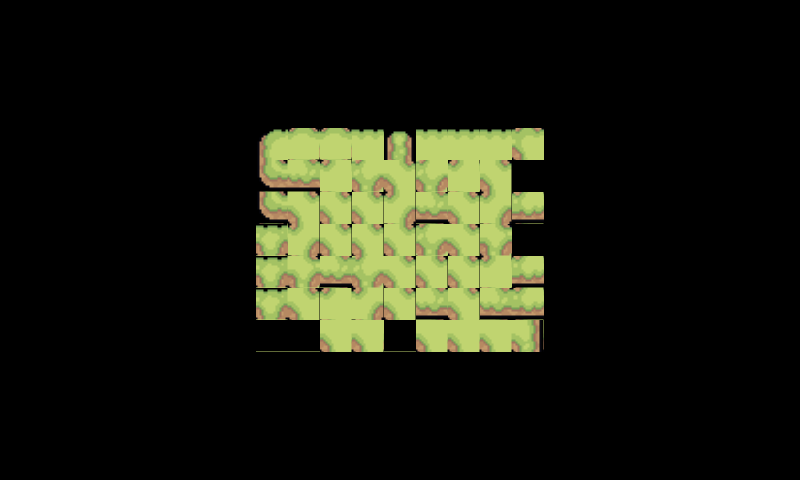

The image is a tile-based game level rendered from a .tmx file. Its description and complete source (layers, tilesets, objects, tile grids) follow:
An orthogonal 25x15 tile map with 32x32 px tiles, 3 tile layers (Layer, objects, spawner) and 5 objects.

<map version="1.10" tiledversion="1.10.2" orientation="orthogonal" renderorder="right-down" width="25" height="15" tilewidth="32" tileheight="32" infinite="0" nextlayerid="7" nextobjectid="95">
 <tileset firstgid="1" source="maptiles.tsx" />
 <objectgroup id="3" name="colliders">
  <object id="65" x="768" y="0">
   <polygon points="0,0 0,480 32,480 32,0" />
  </object>
  <object id="66" x="32" y="0">
   <polygon points="0,0 0,32 736,32 736,0" />
  </object>
  <object id="67" x="32" y="0">
   <polygon points="0,0 -32,0 -32,480 0,480" />
  </object>
  <object id="68" x="32" y="448" visible="0">
   <polygon points="0,0 0,32 736,32 736,0" />
  </object>
  <object id="69" x="32" y="448">
   <polygon points="0,0 0,32 736,32 736,0" />
  </object>
 </objectgroup>
 <layer id="4" name="Layer" width="25" height="15">
  <data encoding="csv">
0,0,0,0,0,0,0,0,0,0,0,0,0,0,0,0,0,0,0,0,0,0,0,0,0,
0,0,0,0,0,0,0,0,0,0,0,0,0,0,0,0,0,0,0,0,0,0,0,0,0,
0,0,0,0,0,0,0,0,0,0,0,0,0,0,0,0,0,0,0,0,0,0,0,0,0,
0,0,0,0,0,0,0,0,0,0,0,0,0,0,0,0,0,0,0,0,0,0,0,0,0,
0,0,0,0,0,0,0,0,1,31,31,2,4,2,2,2,32,0,0,0,0,0,0,0,0,
0,0,0,0,0,0,0,0,38,39,29,10,10,10,29,10,11,0,0,0,0,0,0,0,0,
0,0,0,0,0,0,0,0,38,10,10,10,21,39,10,21,40,0,0,0,0,0,0,0,0,
0,0,0,0,0,0,0,0,9,21,10,10,10,29,10,10,11,0,0,0,0,0,0,0,0,
0,0,0,0,0,0,0,0,9,10,39,10,10,10,10,29,40,0,0,0,0,0,0,0,0,
0,0,0,0,0,0,0,0,9,10,29,21,10,39,10,39,40,0,0,0,0,0,0,0,0,
0,0,0,0,0,0,0,0,46,47,18,18,47,18,18,18,19,0,0,0,0,0,0,0,0,
0,0,0,0,0,0,0,0,0,0,0,0,0,0,0,0,0,0,0,0,0,0,0,0,0,
0,0,0,0,0,0,0,0,0,0,0,0,0,0,0,0,0,0,0,0,0,0,0,0,0,
0,0,0,0,0,0,0,0,0,0,0,0,0,0,0,0,0,0,0,0,0,0,0,0,0,
0,0,0,0,0,0,0,0,0,0,0,0,0,0,0,0,0,0,0,0,0,0,0,0,0
</data>
 </layer>
 <layer id="1" name="objects" width="25" height="15">
  <data encoding="csv">
0,0,0,0,0,0,0,0,0,0,0,0,0,0,0,0,0,0,0,0,0,0,0,0,0,
0,0,0,0,0,0,0,0,0,0,0,0,0,0,0,0,0,0,0,0,0,0,0,0,0,
0,0,0,0,0,0,0,0,0,0,0,0,0,0,0,0,0,0,0,0,0,0,0,0,0,
0,0,0,0,0,0,0,0,0,0,0,0,0,0,0,0,0,0,0,0,0,0,0,0,0,
0,0,0,0,0,0,0,0,0,0,0,0,0,0,0,0,0,0,0,0,0,0,0,0,0,
0,0,0,0,0,0,0,0,0,0,0,43,0,43,0,0,0,0,0,0,0,0,0,0,0,
0,0,0,0,0,0,0,0,0,0,0,0,0,0,0,0,0,0,0,0,0,0,0,0,0,
0,0,0,0,0,0,0,0,0,0,0,0,0,43,0,0,0,0,0,0,0,0,0,0,0,
0,0,0,0,0,0,0,0,0,0,0,43,0,0,0,0,0,0,0,0,0,0,0,0,0,
0,0,0,0,0,0,0,0,0,0,0,0,0,0,0,0,0,0,0,0,0,0,0,0,0,
0,0,0,0,0,0,0,0,0,0,0,0,0,0,0,0,0,0,0,0,0,0,0,0,0,
0,0,0,0,0,0,0,0,0,0,0,0,0,0,0,0,0,0,0,0,0,0,0,0,0,
0,0,0,0,0,0,0,0,0,0,0,0,0,0,0,0,0,0,0,0,0,0,0,0,0,
0,0,0,0,0,0,0,0,0,0,0,0,0,0,0,0,0,0,0,0,0,0,0,0,0,
0,0,0,0,0,0,0,0,0,0,0,0,0,0,0,0,0,0,0,0,0,0,0,0,0
</data>
 </layer>
 <layer id="5" name="spawner" width="25" height="15">
  <data encoding="csv">
0,0,0,0,0,0,0,0,0,0,0,0,0,0,0,0,0,0,0,0,0,0,0,0,0,
0,0,0,0,0,0,0,0,0,0,0,0,0,0,0,0,0,0,0,0,0,0,0,0,0,
0,0,0,0,0,0,0,0,0,0,0,0,0,0,0,0,0,0,0,0,0,0,0,0,0,
0,0,0,0,0,0,0,0,0,0,0,0,0,0,0,0,0,0,0,0,0,0,0,0,0,
0,0,0,0,0,0,0,0,0,0,0,0,0,0,0,0,0,0,0,0,0,0,0,0,0,
0,0,0,0,0,0,0,0,0,0,0,0,0,0,0,0,0,0,0,0,0,0,0,0,0,
0,0,0,0,0,0,0,0,0,0,0,0,0,0,0,0,0,0,0,0,0,0,0,0,0,
0,0,0,0,0,0,0,0,0,0,0,0,0,0,0,44,0,0,0,0,0,0,0,0,0,
0,0,0,0,0,0,0,0,0,44,0,0,0,0,0,0,0,0,0,0,0,0,0,0,0,
0,0,0,0,0,0,0,0,0,0,0,0,0,0,0,0,0,0,0,0,0,0,0,0,0,
0,0,0,0,0,0,0,0,0,0,0,0,0,0,0,0,0,0,0,0,0,0,0,0,0,
0,0,0,0,0,0,0,0,0,0,0,0,0,0,0,0,0,0,0,0,0,0,0,0,0,
0,0,0,0,0,0,0,0,0,0,0,0,0,0,0,0,0,0,0,0,0,0,0,0,0,
0,0,0,0,0,0,0,0,0,0,0,0,0,0,0,0,0,0,0,0,0,0,0,0,0,
0,0,0,0,0,0,0,0,0,0,0,0,0,0,0,0,0,0,0,0,0,0,0,0,0
</data>
 </layer>
</map>